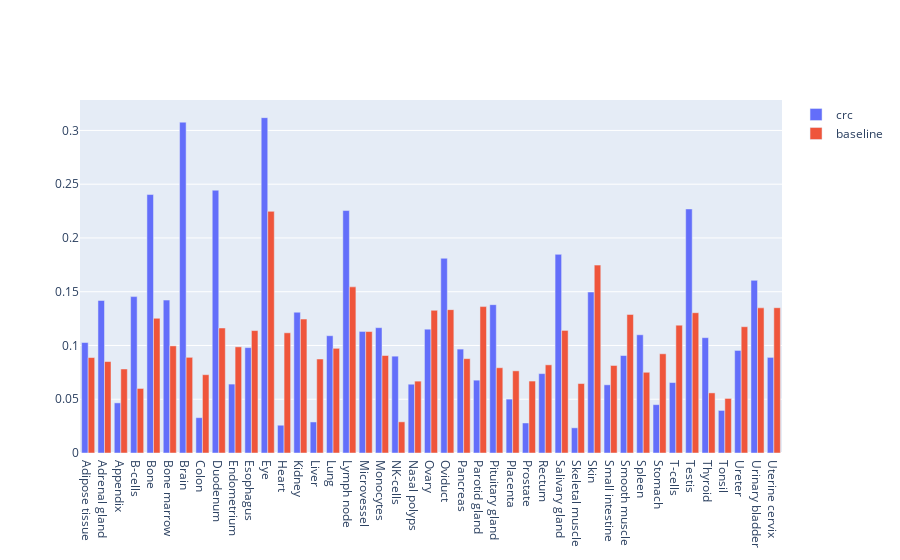
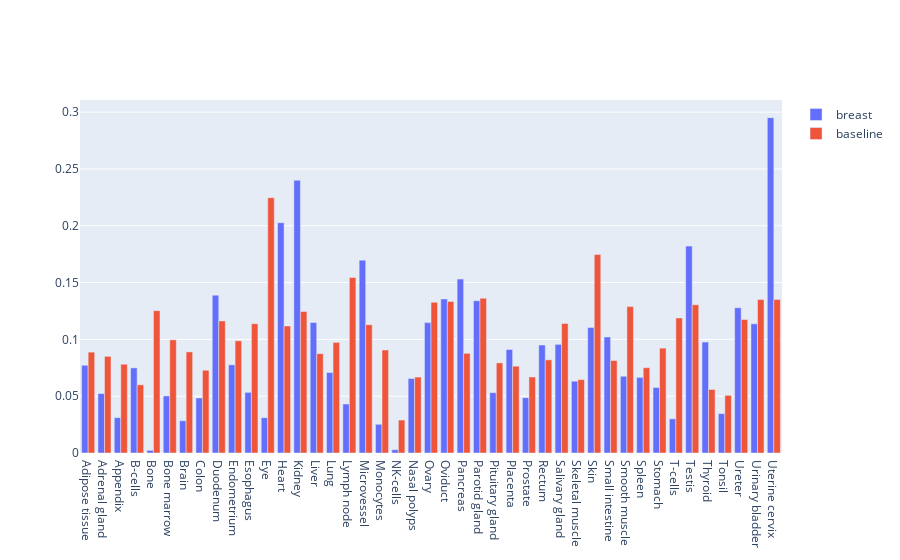
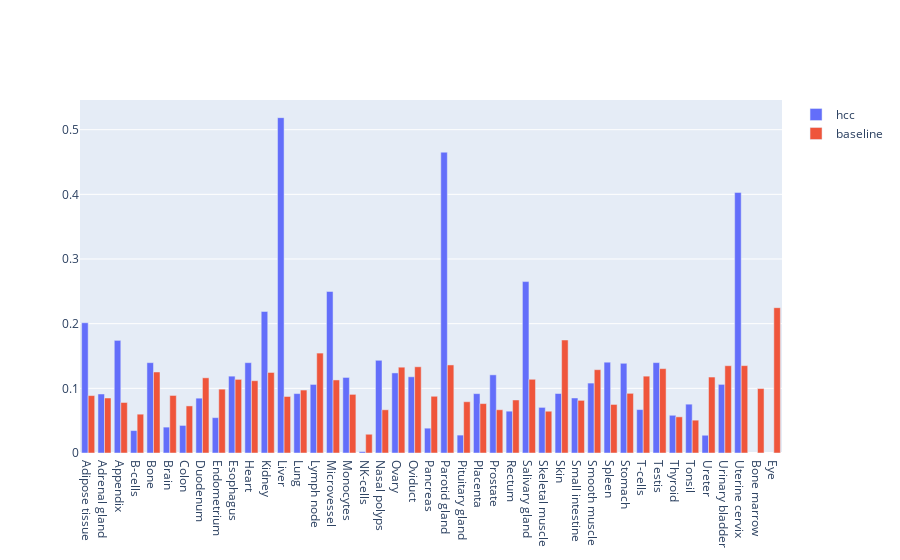
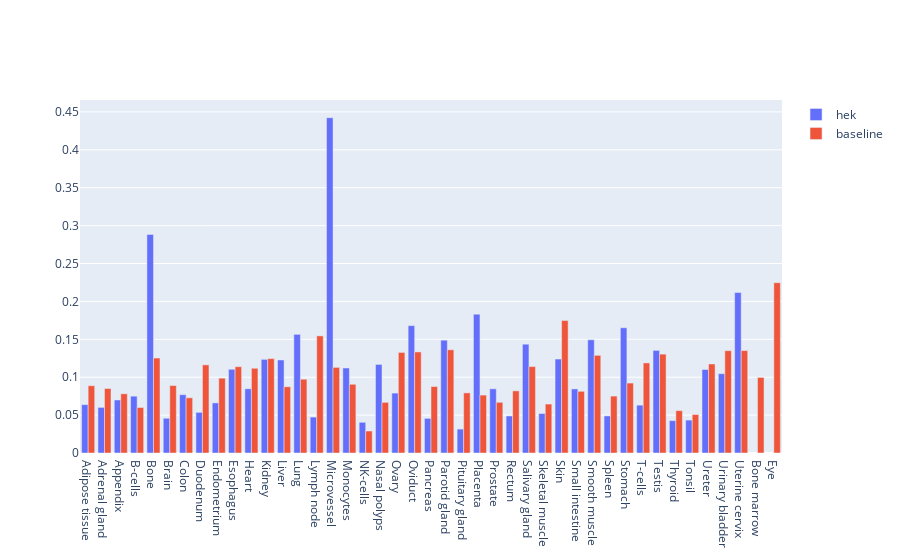

Notebook source saved alongside these figures, in order:
### Code cell
baseline_tp = find_tissue_profile(baseline, path, only_present=True, normalisation="minmax")
for lijst, naam in zip([crc, breast, hcc, hek, hgsoc, huvec, hela, lymphoid, myeloid, neuroblastoma, endometrioid, scc, glioblastoma, ipsc, ovarian], ["crc", "breast", "hcc", "hek", "hgsoc", "huvec", "hela", "lymphoid", "myeloid", "neuroblastoma", "endometrioid", "scc", "glioblastoma", "ipsc", "ovarian"]):
    lijst_tp = find_tissue_profile(lijst, path, only_present=True)
    if lijst_tp.shape[0] == 0:
        print(f"{naam} only contains not present data")
    else:
        print(f"{naam} exisists out of {len(lijst)} proteins from which {len(np.unique(lijst_tp['feature_name']))} are present in the data")
        fig = go.Figure(data=[
            go.Bar(name=naam, x=lijst_tp.groupby('tissue').sum().index, y=lijst_tp.groupby('tissue').sum()['importance']/(lijst_tp.groupby('tissue').count()['feature_name'])),
            go.Bar(name='baseline', x=baseline_tp.groupby('tissue').sum().index, y=baseline_tp.groupby('tissue').sum()['importance']/(baseline_tp.groupby('tissue').count()['feature_name']))
        ])
        # Change the bar mode
        fig.update_layout(barmode='group')
        fig.show()
        #save as html
        fig.write_html("/home/compomics/git/Tissue_prediction/Sam/{naam}_vs_baseline.html".format(naam=naam))

### Figure 1 — Plotly figure (JSON) as saved in the notebook; plotly's stock layout.template omitted (floating-point values rounded to 4 significant figures)
{"data": [{"name": "crc", "type": "bar", "x": ["Adipose tissue", "Adrenal gland", "Appendix", "B-cells", "Bone", "Bone marrow", "Brain", "Colon", "Duodenum", "Endometrium", "Esophagus", "Eye", "Heart", "Kidney", "Liver", "Lung", "Lymph node", "Microvessel", "Monocytes", "NK-cells", "Nasal polyps", "Ovary", "Oviduct", "Pancreas", "Parotid gland", "Pituitary gland", "Placenta", "Prostate", "Rectum", "Salivary gland", "Skeletal muscle", "Skin", "Small intestine", "Smooth muscle", "Spleen", "Stomach", "T-cells", "Testis", "Thyroid", "Tonsil", "Ureter", "Urinary bladder", "Uterine cervix"], "y": [0.1028, 0.1419, 0.04663, 0.1455, 0.2404, 0.1422, 0.3077, 0.03287, 0.2444, 0.0641, 0.09802, 0.3119, 0.02583, 0.1309, 0.02887, 0.1091, 0.2255, 0.1131, 0.1166, 0.09005, 0.06398, 0.1151, 0.1811, 0.09664, 0.06775, 0.138, 0.05012, 0.02793, 0.07385, 0.1847, 0.02343, 0.1497, 0.06342, 0.09065, 0.11, 0.04498, 0.06552, 0.227, 0.1073, 0.0396, 0.09539, 0.1606, 0.08892]}, {"name": "baseline", "type": "bar", "x": ["Adipose tissue", "Adrenal gland", "Appendix", "B-cells", "Bone", "Bone marrow", "Brain", "Colon", "Duodenum", "Endometrium", "Esophagus", "Eye", "Heart", "Kidney", "Liver", "Lung", "Lymph node", "Microvessel", "Monocytes", "NK-cells", "Nasal polyps", "Ovary", "Oviduct", "Pancreas", "Parotid gland", "Pituitary gland", "Placenta", "Prostate", "Rectum", "Salivary gland", "Skeletal muscle", "Skin", "Small intestine", "Smooth muscle", "Spleen", "Stomach", "T-cells", "Testis", "Thyroid", "Tonsil", "Ureter", "Urinary bladder", "Uterine cervix"], "y": [0.08878, 0.08506, 0.07813, 0.06003, 0.1253, 0.09963, 0.08898, 0.07283, 0.1163, 0.09875, 0.1139, 0.2247, 0.1118, 0.1245, 0.08741, 0.09735, 0.1545, 0.113, 0.09067, 0.02899, 0.06684, 0.1327, 0.1333, 0.08773, 0.1362, 0.0793, 0.07641, 0.06691, 0.082, 0.114, 0.06459, 0.1748, 0.0814, 0.1289, 0.07508, 0.09228, 0.1189, 0.1305, 0.0559, 0.05077, 0.1175, 0.135, 0.1351]}], "layout": {"barmode": "group"}}

### Figure 2 — Plotly figure (JSON) as saved in the notebook; plotly's stock layout.template omitted (floating-point values rounded to 4 significant figures)
{"data": [{"name": "breast", "type": "bar", "x": ["Adipose tissue", "Adrenal gland", "Appendix", "B-cells", "Bone", "Bone marrow", "Brain", "Colon", "Duodenum", "Endometrium", "Esophagus", "Eye", "Heart", "Kidney", "Liver", "Lung", "Lymph node", "Microvessel", "Monocytes", "NK-cells", "Nasal polyps", "Ovary", "Oviduct", "Pancreas", "Parotid gland", "Pituitary gland", "Placenta", "Prostate", "Rectum", "Salivary gland", "Skeletal muscle", "Skin", "Small intestine", "Smooth muscle", "Spleen", "Stomach", "T-cells", "Testis", "Thyroid", "Tonsil", "Ureter", "Urinary bladder", "Uterine cervix"], "y": [0.07724, 0.05231, 0.03114, 0.07492, 0.002356, 0.05024, 0.0284, 0.04843, 0.1389, 0.0776, 0.05338, 0.03107, 0.2027, 0.24, 0.1149, 0.07081, 0.04313, 0.1697, 0.02527, 0.002897, 0.06559, 0.1148, 0.1356, 0.1531, 0.1341, 0.0531, 0.09108, 0.04869, 0.09504, 0.09562, 0.06321, 0.1105, 0.1021, 0.06755, 0.06654, 0.05761, 0.03009, 0.1821, 0.09765, 0.03465, 0.1279, 0.1137, 0.2952]}, {"name": "baseline", "type": "bar", "x": ["Adipose tissue", "Adrenal gland", "Appendix", "B-cells", "Bone", "Bone marrow", "Brain", "Colon", "Duodenum", "Endometrium", "Esophagus", "Eye", "Heart", "Kidney", "Liver", "Lung", "Lymph node", "Microvessel", "Monocytes", "NK-cells", "Nasal polyps", "Ovary", "Oviduct", "Pancreas", "Parotid gland", "Pituitary gland", "Placenta", "Prostate", "Rectum", "Salivary gland", "Skeletal muscle", "Skin", "Small intestine", "Smooth muscle", "Spleen", "Stomach", "T-cells", "Testis", "Thyroid", "Tonsil", "Ureter", "Urinary bladder", "Uterine cervix"], "y": [0.08878, 0.08506, 0.07813, 0.06003, 0.1253, 0.09963, 0.08898, 0.07283, 0.1163, 0.09875, 0.1139, 0.2247, 0.1118, 0.1245, 0.08741, 0.09735, 0.1545, 0.113, 0.09067, 0.02899, 0.06684, 0.1327, 0.1333, 0.08773, 0.1362, 0.0793, 0.07641, 0.06691, 0.082, 0.114, 0.06459, 0.1748, 0.0814, 0.1289, 0.07508, 0.09228, 0.1189, 0.1305, 0.0559, 0.05077, 0.1175, 0.135, 0.1351]}], "layout": {"barmode": "group"}}

### Figure 3 — Plotly figure (JSON) as saved in the notebook; plotly's stock layout.template omitted (floating-point values rounded to 4 significant figures)
{"data": [{"name": "hcc", "type": "bar", "x": ["Adipose tissue", "Adrenal gland", "Appendix", "B-cells", "Bone", "Brain", "Colon", "Duodenum", "Endometrium", "Esophagus", "Heart", "Kidney", "Liver", "Lung", "Lymph node", "Microvessel", "Monocytes", "NK-cells", "Nasal polyps", "Ovary", "Oviduct", "Pancreas", "Parotid gland", "Pituitary gland", "Placenta", "Prostate", "Rectum", "Salivary gland", "Skeletal muscle", "Skin", "Small intestine", "Smooth muscle", "Spleen", "Stomach", "T-cells", "Testis", "Thyroid", "Tonsil", "Ureter", "Urinary bladder", "Uterine cervix"], "y": [0.2014, 0.09126, 0.1742, 0.03468, 0.1397, 0.04004, 0.04263, 0.0848, 0.05469, 0.1188, 0.1397, 0.2189, 0.5186, 0.09188, 0.106, 0.2498, 0.1169, 0.002165, 0.1434, 0.1238, 0.1179, 0.03841, 0.4652, 0.02768, 0.0918, 0.1209, 0.06468, 0.2651, 0.07054, 0.09202, 0.0851, 0.1081, 0.1404, 0.1387, 0.06715, 0.1398, 0.05834, 0.07551, 0.02745, 0.1061, 0.403]}, {"name": "baseline", "type": "bar", "x": ["Adipose tissue", "Adrenal gland", "Appendix", "B-cells", "Bone", "Bone marrow", "Brain", "Colon", "Duodenum", "Endometrium", "Esophagus", "Eye", "Heart", "Kidney", "Liver", "Lung", "Lymph node", "Microvessel", "Monocytes", "NK-cells", "Nasal polyps", "Ovary", "Oviduct", "Pancreas", "Parotid gland", "Pituitary gland", "Placenta", "Prostate", "Rectum", "Salivary gland", "Skeletal muscle", "Skin", "Small intestine", "Smooth muscle", "Spleen", "Stomach", "T-cells", "Testis", "Thyroid", "Tonsil", "Ureter", "Urinary bladder", "Uterine cervix"], "y": [0.08878, 0.08506, 0.07813, 0.06003, 0.1253, 0.09963, 0.08898, 0.07283, 0.1163, 0.09875, 0.1139, 0.2247, 0.1118, 0.1245, 0.08741, 0.09735, 0.1545, 0.113, 0.09067, 0.02899, 0.06684, 0.1327, 0.1333, 0.08773, 0.1362, 0.0793, 0.07641, 0.06691, 0.082, 0.114, 0.06459, 0.1748, 0.0814, 0.1289, 0.07508, 0.09228, 0.1189, 0.1305, 0.0559, 0.05077, 0.1175, 0.135, 0.1351]}], "layout": {"barmode": "group"}}

### Figure 4 — Plotly figure (JSON) as saved in the notebook; plotly's stock layout.template omitted (floating-point values rounded to 4 significant figures)
{"data": [{"name": "hek", "type": "bar", "x": ["Adipose tissue", "Adrenal gland", "Appendix", "B-cells", "Bone", "Brain", "Colon", "Duodenum", "Endometrium", "Esophagus", "Heart", "Kidney", "Liver", "Lung", "Lymph node", "Microvessel", "Monocytes", "NK-cells", "Nasal polyps", "Ovary", "Oviduct", "Pancreas", "Parotid gland", "Pituitary gland", "Placenta", "Prostate", "Rectum", "Salivary gland", "Skeletal muscle", "Skin", "Small intestine", "Smooth muscle", "Spleen", "Stomach", "T-cells", "Testis", "Thyroid", "Tonsil", "Ureter", "Urinary bladder", "Uterine cervix"], "y": [0.06383, 0.06016, 0.06995, 0.07498, 0.2884, 0.04584, 0.07694, 0.05362, 0.0661, 0.1104, 0.08475, 0.1236, 0.1228, 0.1566, 0.04741, 0.4424, 0.1122, 0.0405, 0.1169, 0.07904, 0.168, 0.04569, 0.1489, 0.03154, 0.1832, 0.08468, 0.04886, 0.1436, 0.0521, 0.124, 0.08454, 0.1494, 0.04895, 0.1652, 0.06313, 0.1354, 0.04268, 0.04342, 0.1102, 0.1047, 0.2118]}, {"name": "baseline", "type": "bar", "x": ["Adipose tissue", "Adrenal gland", "Appendix", "B-cells", "Bone", "Bone marrow", "Brain", "Colon", "Duodenum", "Endometrium", "Esophagus", "Eye", "Heart", "Kidney", "Liver", "Lung", "Lymph node", "Microvessel", "Monocytes", "NK-cells", "Nasal polyps", "Ovary", "Oviduct", "Pancreas", "Parotid gland", "Pituitary gland", "Placenta", "Prostate", "Rectum", "Salivary gland", "Skeletal muscle", "Skin", "Small intestine", "Smooth muscle", "Spleen", "Stomach", "T-cells", "Testis", "Thyroid", "Tonsil", "Ureter", "Urinary bladder", "Uterine cervix"], "y": [0.08878, 0.08506, 0.07813, 0.06003, 0.1253, 0.09963, 0.08898, 0.07283, 0.1163, 0.09875, 0.1139, 0.2247, 0.1118, 0.1245, 0.08741, 0.09735, 0.1545, 0.113, 0.09067, 0.02899, 0.06684, 0.1327, 0.1333, 0.08773, 0.1362, 0.0793, 0.07641, 0.06691, 0.082, 0.114, 0.06459, 0.1748, 0.0814, 0.1289, 0.07508, 0.09228, 0.1189, 0.1305, 0.0559, 0.05077, 0.1175, 0.135, 0.1351]}], "layout": {"barmode": "group"}}
